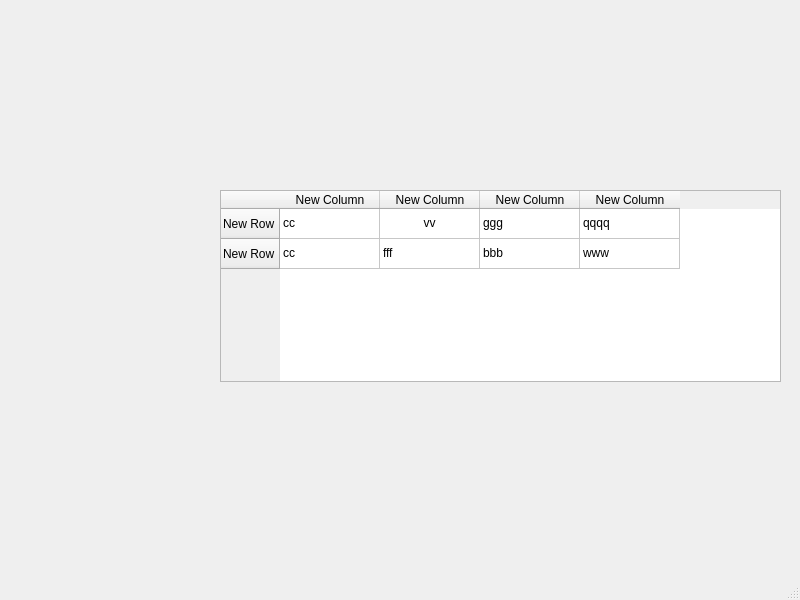
<?xml version="1.0" encoding="UTF-8"?>
<ui version="4.0">
 <class>MainWindow</class>
 <widget class="QMainWindow" name="MainWindow">
  <property name="geometry">
   <rect>
    <x>0</x>
    <y>0</y>
    <width>800</width>
    <height>600</height>
   </rect>
  </property>
  <property name="windowTitle">
   <string>MainWindow</string>
  </property>
  <widget class="QWidget" name="centralwidget">
   <widget class="QTableWidget" name="tableWidget">
    <property name="geometry">
     <rect>
      <x>220</x>
      <y>190</y>
      <width>561</width>
      <height>192</height>
     </rect>
    </property>
    <row>
     <property name="text">
      <string>New Row</string>
     </property>
    </row>
    <row>
     <property name="text">
      <string>New Row</string>
     </property>
    </row>
    <column>
     <property name="text">
      <string>New Column</string>
     </property>
    </column>
    <column>
     <property name="text">
      <string>New Column</string>
     </property>
    </column>
    <column>
     <property name="text">
      <string>New Column</string>
     </property>
    </column>
    <column>
     <property name="text">
      <string>New Column</string>
     </property>
    </column>
    <item row="0" column="0">
     <property name="text">
      <string>cc</string>
     </property>
    </item>
    <item row="0" column="1">
     <property name="text">
      <string>vv</string>
     </property>
     <property name="textAlignment">
      <set>AlignCenter</set>
     </property>
     <property name="background">
      <brush brushstyle="NoBrush">
       <color alpha="255">
        <red>170</red>
        <green>0</green>
        <blue>0</blue>
       </color>
      </brush>
     </property>
     <property name="foreground">
      <brush brushstyle="NoBrush">
       <color alpha="255">
        <red>170</red>
        <green>85</green>
        <blue>255</blue>
       </color>
      </brush>
     </property>
    </item>
    <item row="0" column="2">
     <property name="text">
      <string>ggg</string>
     </property>
    </item>
    <item row="0" column="3">
     <property name="text">
      <string>qqqq</string>
     </property>
    </item>
    <item row="1" column="0">
     <property name="text">
      <string>cc</string>
     </property>
    </item>
    <item row="1" column="1">
     <property name="text">
      <string>fff</string>
     </property>
    </item>
    <item row="1" column="2">
     <property name="text">
      <string>bbb</string>
     </property>
    </item>
    <item row="1" column="3">
     <property name="text">
      <string>www</string>
     </property>
    </item>
   </widget>
  </widget>
  <widget class="QMenuBar" name="menubar">
   <property name="geometry">
    <rect>
     <x>0</x>
     <y>0</y>
     <width>800</width>
     <height>26</height>
    </rect>
   </property>
  </widget>
  <widget class="QStatusBar" name="statusbar"/>
 </widget>
 <resources/>
 <connections/>
</ui>
